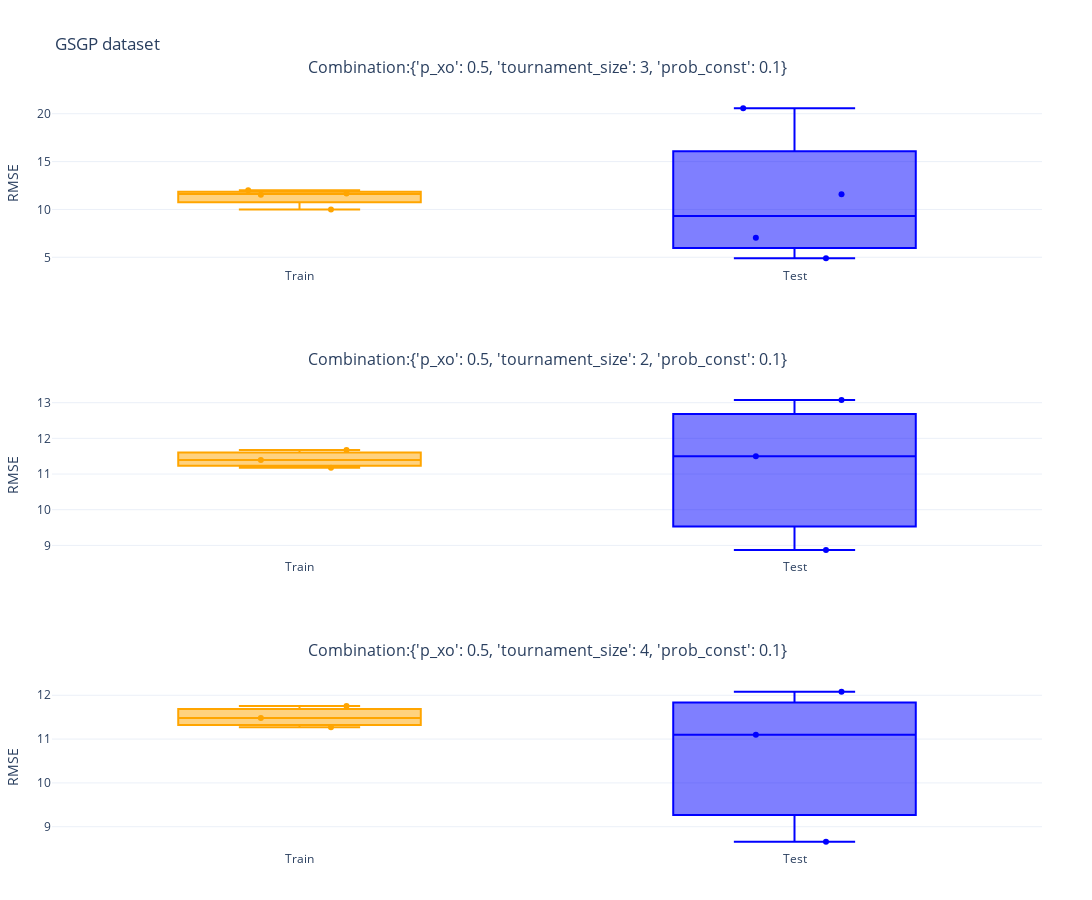

The notebook cell saved with this chart:
### Code cell
train_test_best_combs(model_name=MODEL_NAME)

### Figure 1 — Plotly figure (JSON) as saved in the notebook; plotly's stock layout.template omitted (floating-point values rounded to 4 significant figures)
{"data": [{"boxpoints": "all", "jitter": 0.5, "line": {"color": "orange"}, "name": "Train", "pointpos": 0, "type": "box", "xaxis": "x", "y": [9.992, 12.01, 11.68, 11.53], "yaxis": "y"}, {"boxpoints": "all", "jitter": 0.5, "line": {"color": "blue"}, "name": "Test", "pointpos": 0, "type": "box", "xaxis": "x", "y": [20.56, 4.892, 7.033, 11.59], "yaxis": "y"}, {"boxpoints": "all", "jitter": 0.5, "line": {"color": "orange"}, "name": "Train", "pointpos": 0, "type": "box", "xaxis": "x2", "y": [11.18, 11.68, 11.4], "yaxis": "y2"}, {"boxpoints": "all", "jitter": 0.5, "line": {"color": "blue"}, "name": "Test", "pointpos": 0, "type": "box", "xaxis": "x2", "y": [13.08, 8.871, 11.5], "yaxis": "y2"}, {"boxpoints": "all", "jitter": 0.5, "line": {"color": "orange"}, "name": "Train", "pointpos": 0, "type": "box", "xaxis": "x3", "y": [11.27, 11.48, 11.76], "yaxis": "y3"}, {"boxpoints": "all", "jitter": 0.5, "line": {"color": "blue"}, "name": "Test", "pointpos": 0, "type": "box", "xaxis": "x3", "y": [12.08, 11.1, 8.659], "yaxis": "y3"}], "layout": {"annotations": [{"font": {"size": 16}, "showarrow": false, "text": "Combination:{'p_xo': 0.5, 'tournament_size': 3, 'prob_const': 0.1}", "x": 0.5, "xanchor": "center", "xref": "paper", "y": 1, "yanchor": "bottom", "yref": "paper", "yshift": 20}, {"font": {"size": 16}, "showarrow": false, "text": "Combination:{'p_xo': 0.5, 'tournament_size': 2, 'prob_const': 0.1}", "x": 0.5, "xanchor": "center", "xref": "paper", "y": 0.6111, "yanchor": "bottom", "yref": "paper", "yshift": 20}, {"font": {"size": 16}, "showarrow": false, "text": "Combination:{'p_xo': 0.5, 'tournament_size': 4, 'prob_const': 0.1}", "x": 0.5, "xanchor": "center", "xref": "paper", "y": 0.2222, "yanchor": "bottom", "yref": "paper", "yshift": 20}], "height": 900, "margin": {"b": 50, "l": 50, "r": 50, "t": 100}, "showlegend": false, "title": {"text": "GSGP dataset"}, "width": 1100, "xaxis": {"anchor": "y", "domain": [0, 1]}, "xaxis2": {"anchor": "y2", "domain": [0, 1]}, "xaxis3": {"anchor": "y3", "domain": [0, 1]}, "yaxis": {"anchor": "x", "domain": [0.7778, 1], "range": [0, null], "showgrid": true, "title": {"text": "RMSE"}}, "yaxis2": {"anchor": "x2", "domain": [0.3889, 0.6111], "range": [0, null], "showgrid": true, "title": {"text": "RMSE"}}, "yaxis3": {"anchor": "x3", "domain": [0, 0.2222], "range": [0, null], "showgrid": true, "title": {"text": "RMSE"}}}}
